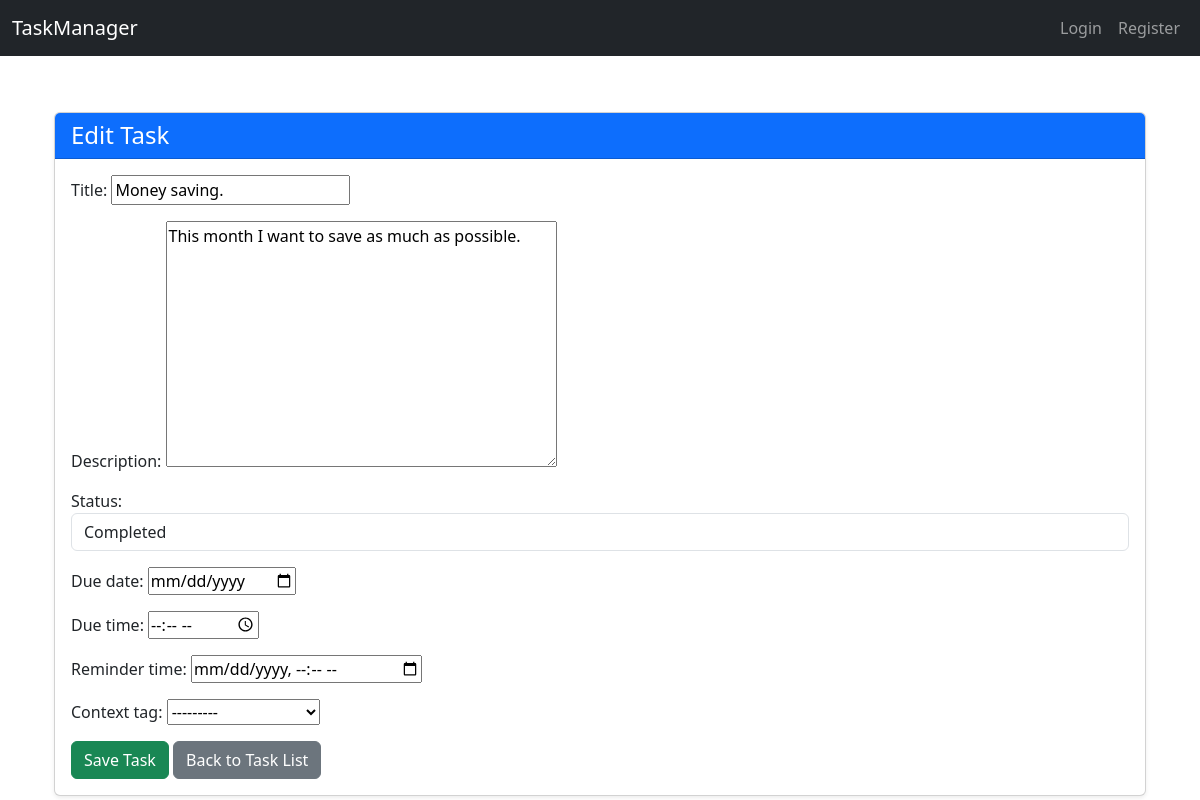
The page /edit/3/ on the database its author committed.
### tasks/models.py (models this page shows, shortened)
class Task(models.Model):
    STATUS_CHOICES = [
        ('not_started', 'Not Started'),
        ('in_progress', 'In Progress'),
        ('completed', 'Completed'),
    ]
    CONTEXT_CHOICES = [
    ('morning', 'After Breakfast'),
    ('commute', 'During Commute'),
    ('evening', 'Before Bed'),
    ]
    context_tag = models.CharField(max_length=50, choices=CONTEXT_CHOICES, blank=True)
    user = models.ForeignKey(User, on_delete=models.CASCADE)
    title = models.CharField(max_length=255)
    description = models.TextField(blank=True)
    status = models.CharField(max_length=20, choices=STATUS_CHOICES, default='not_started')
    due_date = models.DateField(null=True, blank=True)
    due_time = models.TimeField(null=True, blank=True)
    reminder_time = models.DateTimeField(null=True, blank=True)
    created_at = models.DateTimeField(auto_now_add=True)

### tasks/views.py (the view)
# urls.py: path('edit/<int:pk>/', views.task_edit, name='task_edit'),
def task_edit(request,pk):
    task = get_object_or_404(Task,pk=pk)
    if request.method == 'POST':
        form = TaskForm(request.POST, instance =task)
        if form.is_valid():
            form.save()
            return redirect('task_list')
    else:
        form = TaskForm(instance = task)
    return render(request, 'task_form.html',{'form':form})

### tasks/forms.py
class TaskForm(forms.ModelForm):
    class Meta:
        model = Task
        fields = ['title', 'description', 'status', 'due_date', 'due_time', 'reminder_time', 'context_tag']
        widgets = {
            'status': forms.Select(attrs={'class':'form-control'}),
            'due_date': forms.DateInput(attrs={'type': 'date'}),
            'due_time': forms.TimeInput(attrs={'type': 'time'}),
            'reminder_time': forms.DateTimeInput(attrs={'type': 'datetime-local'}),
        }

### tasks/templates/task_form.html (shortened to what this page needs)
{% extends 'base.html' %}
{% block content %}
<div class="container mt-5">
    <div class="card shadow-sm">
        <div class="card-header bg-primary text-white">
            <h4 class="mb-0">{% if form.instance.pk %}Edit Task{% else %}Create New Task{% endif %}</h4>
        </div>
        <div class="card-body">
            <form method="POST" class="needs-validation" novalidate>
                {{ form.as_p }}
                <button type="submit" class="btn btn-success">Save Task</button>
                <a href="{% url 'task_list' %}" class="btn btn-secondary ml-2">Back to Task List</a>
            </form>
        </div>
    </div>
</div>
{% endblock %}

### tasks/templates/base.html (style rules this page uses)
body { padding-top: 4rem; }

### rows shown on the page
Task: title "Money saving.", description "This month I want to save as much as possible.", status "Completed", context_tag "---------"
